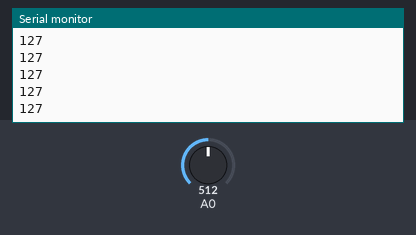
This sketch was run on a simulated Arduino Uno, built with avr-gcc and run on an emulated ATmega328P. On the bench: the last lines printed to the serial monitor. The test bench sets the inputs (shaded band); at power-on: A0 = 512. Storage starts empty.

Above: at 1.2 s.
1.3 s: A0 set to 716
At 2.1 s:
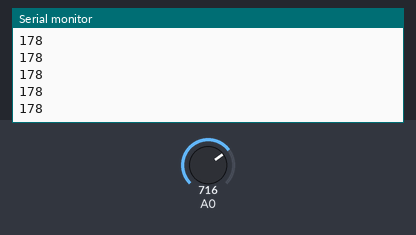
2.8 s: A0 set to 900
At 3.7 s:
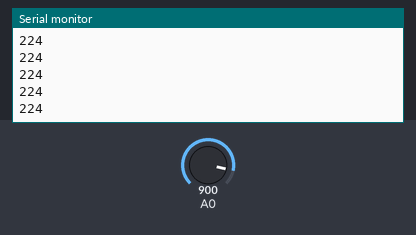
Timing chart, 0 to 5.8 s (numbered marks = the images above; inputs shaded):
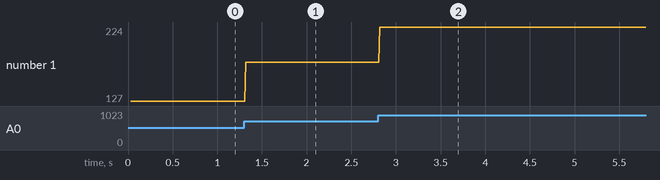

The sketch:

ADC_input.ino
```cpp
#include<SPI.h>
#include<SD.h>

const int chipselect = 10;

void setup() {
  // put your setup code here, to run once:
  Serial.begin(9600);
  while (!Serial){
    ;
 }
  //Serial.println("Initializing the SD card...");
  if(!SD.begin(chipselect)){
    Serial.println("Card failed or not present !");
    while(1);
  }
 // Serial.println("Card initialized.");

}

void loop() {

  int y1=analogRead(A0);
  int mapped = map(y1, 0, 1023, 0, 255);

  File myfile = SD.open("music09.txt",FILE_WRITE);
  if (myfile){
    myfile.println(mapped);
    myfile.close();
    Serial.println(mapped);
    delay(1/44.1);
  }
  else{
    Serial.println("Error opening the file!");
  }
}
```

Measured:
- after the input at 1.3 s, the serial monitor: prints a new line at once (image 1)
- after the input at 2.8 s, the serial monitor: prints a new line at once (image 2)
- plotted number 1: 127 → 178 after the input at 1.3 s, 178 → 224 after the input at 2.8 s
